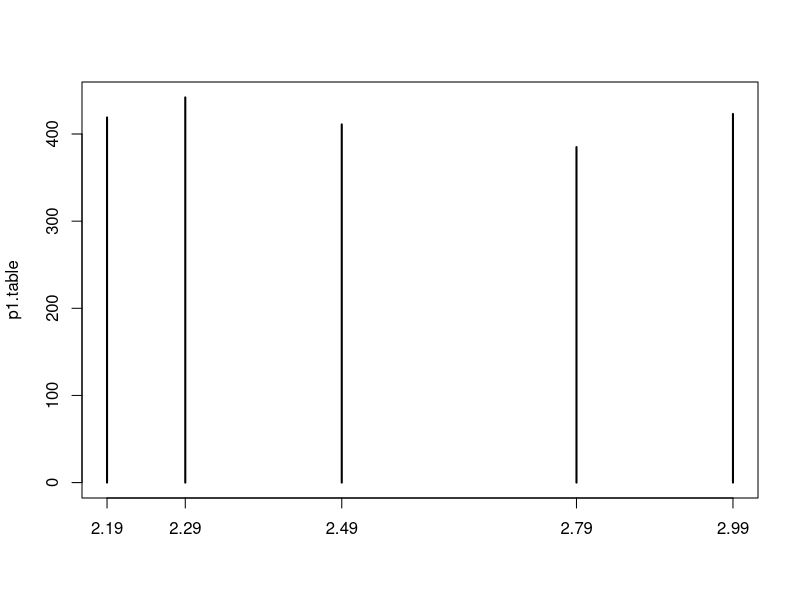

The R source for this figure:
## ---- chunk 1
# creating the data in R
k.stores <- 20
k.weeks <- 104
store.df <- data.frame(matrix(NA,ncol= 10, nrow = k.stores*k.weeks))
names(store.df) <- c("storenum","Year","Week","p1sales","p2sales","p1price","p2price","p1prom","p2prom","country")
dim(store.df)
store.num <- 101:(100 + k.stores)

(store.cty <- c(rep("US", 3), rep("DE", 5), rep("GB", 3), rep("BR", 2),
                rep("JP", 4), rep("AU", 1), rep("CN", 2)))
length(store.cty)    # make sure the country list is the right length
store.df$storeNum <- rep(store.num, each=k.weeks)
store.df$country  <- rep(store.cty, each=k.weeks)
store.df$Week <- rep(1:52, times=k.stores*2)
rm(store.num, store.cty)    # clean up
store.df$Week <- rep(1:52, times=k.stores*2)
store.df$Year  <- rep(rep(1:2, each=k.weeks/2), times=k.stores)
str(store.df)

store.df$storeNum <- factor(store.df$storeNum)
store.df$country  <- factor(store.df$country)
str(store.df)

head(store.df)   # defaults to 6 rows
head(store.df, 120)  # 120 rows is enough to check 2 stores
tail(store.df, 120)  # make sure end looks OK too
# set random seed to make the random sequences replicable
set.seed(98250)  # a favorite US postal code
# promotion status, using binomial distribution, rbinom()
store.df$p1prom <- rbinom(n=nrow(store.df), size=1, p=0.1)  # 10% promoted
store.df$p2prom <- rbinom(n=nrow(store.df), size=1, p=0.15) # 15%
head(store.df)
# prices
store.df$p1price <- sample(x=c(2.19, 2.29, 2.49, 2.79, 2.99), 
                           size=nrow(store.df), replace=TRUE)
store.df$p2price <- sample(x=c(2.29, 2.49, 2.59, 2.99, 3.19), 
                           size=nrow(store.df), replace=TRUE)
# sales data, using poisson (counts) distribution, rpois()
# first, the default sales in the absence of promotion
tmp.sales1 <- rpois(nrow(store.df), lambda=120)  # lambda = mean sales per week
tmp.sales2 <- rpois(nrow(store.df), lambda=100)  # lambda = mean sales per week
# scale sales according to the ratio of log(price)
tmp.sales1 <- tmp.sales1 * log(store.df$p2price) / log(store.df$p1price)
tmp.sales2 <- tmp.sales2 * log(store.df$p1price) / log(store.df$p2price)
# final sales get a 30% or 40% lift when promoted
store.df$p1sales <- floor(tmp.sales1 * (1 + store.df$p1prom*0.3))
store.df$p2sales <- floor(tmp.sales2 * (1 + store.df$p2prom*0.4))
head(store.df)
# install.packages("car")  #only run once
library(car)
some(store.df, 10)

## ---- chunk 2
table(store.df$p1price)
p1.table <- table(store.df$p1price)
p1.table
str(p1.table)
plot(p1.table)

table(store.df$p1price, store.df$p1prom)
p1.table2 <- table(store.df$p1price, store.df$p1prom)
p1.table2[, 2] / (p1.table2[, 1] + p1.table2[, 2])
## ---- chunk 3
min(store.df$p1sales)
max(store.df$p2sales)

mean(store.df$p1prom)
median(store.df$p2sales)

var(store.df$p1sales)
sd(store.df$p1sales)
IQR(store.df$p1sales)
mad(store.df$p1sales)
quantile(store.df$p1sales, probs=c(0.25,0.50,0.75))   # interquartile range
quantile(store.df$p1sales, probs=c(0.05, 0.95))  # central 90%
quantile(store.df$p1sales, probs=0:10/10)
